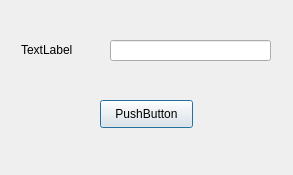
<?xml version="1.0" encoding="UTF-8"?>
<ui version="4.0">
 <class>logwindow</class>
 <widget class="QDialog" name="logwindow">
  <property name="geometry">
   <rect>
    <x>0</x>
    <y>0</y>
    <width>293</width>
    <height>175</height>
   </rect>
  </property>
  <property name="windowTitle">
   <string>Dialog</string>
  </property>
  <widget class="QPushButton" name="login">
   <property name="geometry">
    <rect>
     <x>100</x>
     <y>100</y>
     <width>93</width>
     <height>28</height>
    </rect>
   </property>
   <property name="text">
    <string>PushButton</string>
   </property>
  </widget>
  <widget class="QLabel" name="lable">
   <property name="geometry">
    <rect>
     <x>21</x>
     <y>40</y>
     <width>81</width>
     <height>20</height>
    </rect>
   </property>
   <property name="text">
    <string>TextLabel</string>
   </property>
  </widget>
  <widget class="QLineEdit" name="line">
   <property name="geometry">
    <rect>
     <x>110</x>
     <y>40</y>
     <width>161</width>
     <height>21</height>
    </rect>
   </property>
  </widget>
 </widget>
 <resources/>
 <connections/>
</ui>
